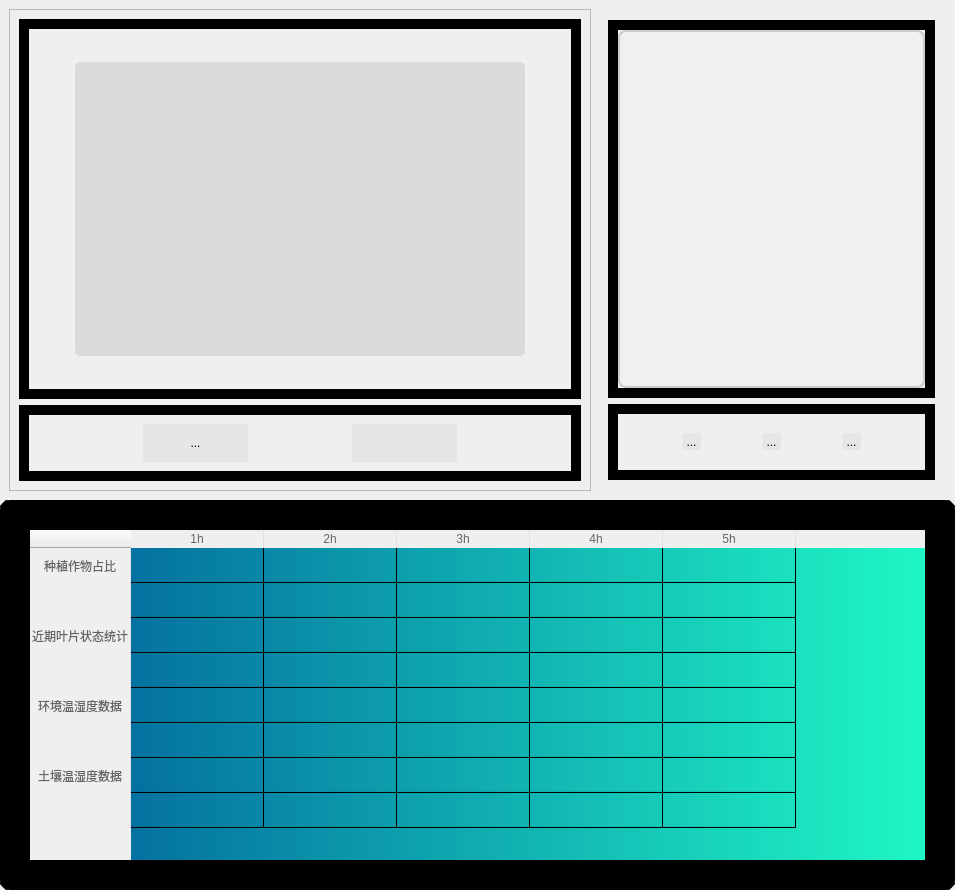
                 <widget class="QWidget" name="scroll_Page1">
                  <property name="geometry">
                   <rect>
                    <x>0</x>
                    <y>0</y>
                    <width>955</width>
                    <height>890</height>
                   </rect>
                  </property>
                  <property name="styleSheet">
                   <string notr="true">QWidget#scroll_Page1 {
	
	background-color: rgb(85, 85, 127);
	border: 10px solid;
	border-top-color: qlineargradient(spread:pad, x1:0, y1:0.091, x2:0, y2:1, stop:0 rgba(85, 85, 255， 255), stop:1 rgba(255, 255, 255, 255));
	border-left-color: qlineargradient(spread:pad, x1:0, y1:0, x2:1, y2:0.017, stop:0 rgba(85, 85, 255， 255), stop:1 rgba(255, 255, 255, 255));
	border-right-color: qlineargradient(spread:pad, x1:1, y1:0, x2:0, y2:0, stop:0 rgba(85, 85, 255， 255), stop:1 rgba(255, 255, 255, 255));
	border-bottom-color: qlineargradient(spread:pad, x1:0, y1:1, x2:0, y2:0, stop:0 rgba(85, 85, 255， 255), stop:1 rgba(255, 255, 255, 255));
}</string>
                  </property>
                  <layout class="QVBoxLayout" name="verticalLayout_3">
                   <property name="spacing">
                    <number>0</number>
                   </property>
                   <property name="leftMargin">
                    <number>0</number>
                   </property>
                   <property name="topMargin">
                    <number>0</number>
                   </property>
                   <property name="rightMargin">
                    <number>0</number>
                   </property>
                   <property name="bottomMargin">
                    <number>0</number>
                   </property>
                   <item>
                    <widget class="QFrame" name="frame1">
                     <property name="minimumSize">
                      <size>
                       <width>600</width>
                       <height>500</height>
                      </size>
                     </property>
                     <property name="styleSheet">
                      <string notr="true">QFrame#frame1{
background-color: transparent;
border-radius: 10px;
}</string>
                     </property>
                     <property name="frameShape">
                      <enum>QFrame::StyledPanel</enum>
                     </property>
                     <property name="frameShadow">
                      <enum>QFrame::Raised</enum>
                     </property>
                     <layout class="QHBoxLayout" name="horizontalLayout_5" stretch="5,3">
                      <item>
                       <widget class="QFrame" name="frame">
                        <property name="styleSheet">
                         <string notr="true">QFrame#frame{

}</string>
                        </property>
                        <property name="frameShape">
                         <enum>QFrame::StyledPanel</enum>
                        </property>
                        <property name="frameShadow">
                         <enum>QFrame::Raised</enum>
                        </property>
                        <layout class="QVBoxLayout" name="verticalLayout_6" stretch="10,2">
                         <item>
                          <widget class="QFrame" name="frame_3">
                           <property name="styleSheet">
                            <string notr="true">QFrame#frame_3{
	border: 10px solid;
	
	border-top-color: qlineargradient(spread:pad, x1:0, y1:1, x2:0, y2:0, stop:0 rgba(85, 85, 255， 255), stop:1 rgba(255, 255, 255, 255));
	
	
	border-right-color: qlineargradient(spread:pad, x1:0, y1:0, x2:1, y2:0.017, stop:0 rgba(85, 85, 255， 255), stop:1 rgba(255, 255, 255, 255));
	border-left-color: qlineargradient(spread:pad, x1:1, y1:0, x2:0, y2:0, stop:0 rgba(85, 85, 255， 255), stop:1 rgba(255, 255, 255, 255));
	border-bottom-color: qlineargradient(spread:pad, x1:0, y1:0.091, x2:0, y2:1, stop:0 rgba(85, 85, 255， 255), stop:1 rgba(255, 255, 255, 255));

}</string>
                           </property>
                           <property name="frameShape">
                            <enum>QFrame::StyledPanel</enum>
                           </property>
                           <property name="frameShadow">
                            <enum>QFrame::Raised</enum>
                           </property>
                           <layout class="QGridLayout" name="gridLayout" rowstretch="1,12,1" columnstretch="1,12,1">
                            <item row="1" column="0">
                             <spacer name="horizontalSpacer_3">
                              <property name="orientation">
                               <enum>Qt::Horizontal</enum>
                              </property>
                              <property name="sizeHint" stdset="0">
                               <size>
                                <width>40</width>
                                <height>20</height>
                               </size>
                              </property>
                             </spacer>
                            </item>
                            <item row="0" column="1">
                             <spacer name="verticalSpacer">
                              <property name="orientation">
                               <enum>Qt::Vertical</enum>
                              </property>
                              <property name="sizeHint" stdset="0">
                               <size>
                                <width>20</width>
                                <height>40</height>
                               </size>
                              </property>
                             </spacer>
                            </item>
                            <item row="1" column="2">
                             <spacer name="horizontalSpacer_4">
                              <property name="orientation">
                               <enum>Qt::Horizontal</enum>
                              </property>
                              <property name="sizeHint" stdset="0">
                               <size>
                                <width>40</width>
                                <height>20</height>
                               </size>
                              </property>
                             </spacer>
                            </item>
                            <item row="1" column="1">
                             <widget class="QLabel" name="Label_camera">
                              <property name="styleSheet">
                               <string notr="true">QLabel#Label_camera{
	background-color: rgb(218, 218, 218);
	border-top-left-radius:5px;
	border-top-right-radius:5px;
	border-bottom-right-radius:5px;
	border-bottom-left-radius:5px;
}</string>
                              </property>
                              <property name="text">
                               <string/>
                              </property>
                              <property name="alignment">
                               <set>Qt::AlignCenter</set>
                              </property>
                             </widget>
                            </item>
                            <item row="2" column="1">
                             <spacer name="verticalSpacer_2">
                              <property name="orientation">
                               <enum>Qt::Vertical</enum>
                              </property>
                              <property name="sizeHint" stdset="0">
                               <size>
                                <width>20</width>
                                <height>40</height>
                               </size>
                              </property>
                             </spacer>
                            </item>
                           </layout>
                          </widget>
                         </item>
                         <item>
                          <widget class="QFrame" name="frame_4">
                           <property name="styleSheet">
                            <string notr="true">QFrame#frame_4{
	border: 10px solid;
	
	border-top-color: qlineargradient(spread:pad, x1:0, y1:1, x2:0, y2:0, stop:0 rgba(85, 85, 255， 255), stop:1 rgba(255, 255, 255, 255));
	
	
	border-right-color: qlineargradient(spread:pad, x1:0, y1:0, x2:1, y2:0.017, stop:0 rgba(85, 85, 255， 255), stop:1 rgba(255, 255, 255, 255));
	border-left-color: qlineargradient(spread:pad, x1:1, y1:0, x2:0, y2:0, stop:0 rgba(85, 85, 255， 255), stop:1 rgba(255, 255, 255, 255));
	border-bottom-color: qlineargradient(spread:pad, x1:0, y1:0.091, x2:0, y2:1, stop:0 rgba(85, 85, 255， 255), stop:1 rgba(255, 255, 255, 255));
}</string>
                           </property>
                           <property name="frameShape">
                            <enum>QFrame::StyledPanel</enum>
                           </property>
                           <property name="frameShadow">
                            <enum>QFrame::Raised</enum>
                           </property>
                           <layout class="QHBoxLayout" name="horizontalLayout_7" stretch="1,1,1,1,1">
                            <property name="spacing">
                             <number>0</number>
                            </property>
                            <item>
                             <spacer name="horizontalSpacer_5">
                              <property name="orientation">
                               <enum>Qt::Horizontal</enum>
                              </property>
                              <property name="sizeHint" stdset="0">
                               <size>
                                <width>40</width>
                                <height>20</height>
                               </size>
                              </property>
                             </spacer>
                            </item>
                            <item>
                             <widget class="QToolButton" name="Button_camera">
                              <property name="sizePolicy">
                               <sizepolicy hsizetype="Preferred" vsizetype="Preferred">
                                <horstretch>0</horstretch>
                                <verstretch>0</verstretch>
                               </sizepolicy>
                              </property>
                              <property name="styleSheet">
                               <string notr="true">QToolButton{
	background-color: rgba(0, 0, 0, 10);
border:0px solid rgb(25, 87, 16);
	border-radius:23px;

}
QToolButton:hover {
background-color: rgba(0, 0, 0, 15);

}
QToolButton:pressed {
background-color: rgba(0, 0, 0, 20);

}</string>
                              </property>
                              <property name="text">
                               <string>...</string>
                              </property>
                              <property name="icon">
                               <iconset resource="resource.qrc">
                                <normaloff>:/icon/resouce/icon/Camera2.svg</normaloff>:/icon/resouce/icon/Camera2.svg</iconset>
                              </property>
                              <property name="iconSize">
                               <size>
                                <width>28</width>
                                <height>28</height>
                               </size>
                              </property>
                             </widget>
                            </item>
                            <item>
                             <spacer name="horizontalSpacer_7">
                              <property name="orientation">
                               <enum>Qt::Horizontal</enum>
                              </property>
                              <property name="sizeHint" stdset="0">
                               <size>
                                <width>40</width>
                                <height>20</height>
                               </size>
                              </property>
                             </spacer>
                            </item>
                            <item>
                             <widget class="QToolButton" name="Button_piccap">
                              <property name="sizePolicy">
                               <sizepolicy hsizetype="Preferred" vsizetype="Preferred">
                                <horstretch>0</horstretch>
                                <verstretch>0</verstretch>
                               </sizepolicy>
                              </property>
                              <property name="styleSheet">
                               <string notr="true">QToolButton{
	background-color: rgba(0, 0, 0, 10);
border:0px solid rgb(25, 87, 16);
	border-radius:23px;

}
QToolButton:hover {
background-color: rgba(0, 0, 0, 15);

}
QToolButton:pressed {
background-color: rgba(0, 0, 0, 20);

}</string>
                              </property>
                              <property name="text">
                               <string/>
                              </property>
                              <property name="icon">
                               <iconset resource="resource.qrc">
                                <normaloff>:/icon/resouce/icon/picture.svg</normaloff>
                                <normalon>:/icon/resouce/icon/picture.svg</normalon>
                                <disabledoff>:/icon/resouce/icon/picture.svg</disabledoff>
                                <disabledon>:/icon/resouce/icon/picture.svg</disabledon>
                                <activeoff>:/icon/resouce/icon/picture.svg</activeoff>:/icon/resouce/icon/picture.svg</iconset>
                              </property>
                              <property name="iconSize">
                               <size>
                                <width>28</width>
                                <height>28</height>
                               </size>
                              </property>
                             </widget>
                            </item>
                            <item>
                             <spacer name="horizontalSpacer_6">
                              <property name="orientation">
                               <enum>Qt::Horizontal</enum>
                              </property>
                              <property name="sizeHint" stdset="0">
                               <size>
                                <width>40</width>
                                <height>20</height>
                               </size>
                              </property>
                             </spacer>
                            </item>
                           </layout>
                          </widget>
                         </item>
                        </layout>
                       </widget>
                      </item>
                      <item>
                       <widget class="QFrame" name="frame_2">
                        <property name="styleSheet">
                         <string notr="true">QFrame#frame_2{
	background-color: transparent;

}</string>
                        </property>
                        <property name="frameShape">
                         <enum>QFrame::StyledPanel</enum>
                        </property>
                        <property name="frameShadow">
                         <enum>QFrame::Raised</enum>
                        </property>
                        <layout class="QVBoxLayout" name="verticalLayout_7" stretch="10,2">
                         <property name="leftMargin">
                          <number>10</number>
                         </property>
                         <property name="topMargin">
                          <number>10</number>
                         </property>
                         <property name="rightMargin">
                          <number>10</number>
                         </property>
                         <property name="bottomMargin">
                          <number>10</number>
                         </property>
                         <item>
                          <widget class="QFrame" name="frame_7">
                           <property name="styleSheet">
                            <string notr="true">QFrame#frame_7{
	border: 10px solid;
	
	border-top-color: qlineargradient(spread:pad, x1:0, y1:1, x2:0, y2:0, stop:0 rgba(85, 85, 255， 255), stop:1 rgba(255, 255, 255, 255));
	
	
	border-right-color: qlineargradient(spread:pad, x1:0, y1:0, x2:1, y2:0.017, stop:0 rgba(85, 85, 255， 255), stop:1 rgba(255, 255, 255, 255));
	border-left-color: qlineargradient(spread:pad, x1:1, y1:0, x2:0, y2:0, stop:0 rgba(85, 85, 255， 255), stop:1 rgba(255, 255, 255, 255));
	border-bottom-color: qlineargradient(spread:pad, x1:0, y1:0.091, x2:0, y2:1, stop:0 rgba(85, 85, 255， 255), stop:1 rgba(255, 255, 255, 255));
}</string>
                           </property>
                           <property name="frameShape">
                            <enum>QFrame::StyledPanel</enum>
                           </property>
                           <property name="frameShadow">
                            <enum>QFrame::Raised</enum>
                           </property>
                           <layout class="QVBoxLayout" name="verticalLayout_8">
                            <property name="spacing">
                             <number>0</number>
                            </property>
                            <property name="leftMargin">
                             <number>0</number>
                            </property>
                            <property name="topMargin">
                             <number>0</number>
                            </property>
                            <property name="rightMargin">
                             <number>0</number>
                            </property>
                            <property name="bottomMargin">
                             <number>0</number>
                            </property>
                            <item>
                             <widget class="QLabel" name="label_4">
                              <property name="styleSheet">
                               <string notr="true">QLabel {
    /* 背景颜色 */
    background-color: #f0f0f0; /* 浅灰色背景 */
    
    /* 边框 */
    border: 2px solid #cccccc; /* 灰色边框，宽度2px */
    border-radius: 8px;        /* 圆角边框，半径8px */
    
    /* 字体 */
    font-size: 16px;           /* 字体大小 */
    font-family: &quot;Arial&quot;;      /* 字体类型 */
    color: #333333;            /* 文字颜色 */
    
    /* 内边距 */
    padding: 5px;              /* 控件内的填充距离 */
    
    /* 文本对齐 */
    text-align: center;        /* 文本居中对齐 */
    
    /* 阴影效果 */
    /* 注意：Qt 5.11 之后增加了对 CSS3 box-shadow 属性的支持 */
    /* 对于较老的Qt版本，可能需要使用自定义绘制 */
    box-shadow: 2px 2px 4px rgba(0, 0, 0, 0.1); /* 水平偏移、垂直偏移、模糊半径、颜色 */
    
    /* 最小尺寸 */
    min-width: 200px;          /* 最小宽度 */
    min-height: 100px;         /* 最小高度 */
    
    /* 其他样式 */
    selection-background-color: #66afe9; /* 选中文本的背景颜色 */
    selection-color: black;             /* 选中文本的颜色 */
}</string>
                              </property>
                              <property name="text">
                               <string/>
                              </property>
                              <property name="alignment">
                               <set>Qt::AlignCenter</set>
                              </property>
                             </widget>
                            </item>
                           </layout>
                          </widget>
                         </item>
                         <item>
                          <widget class="QFrame" name="frame_8">
                           <property name="styleSheet">
                            <string notr="true">QFrame#frame_8{
border: 10px solid;
	
	border-top-color: qlineargradient(spread:pad, x1:0, y1:1, x2:0, y2:0, stop:0 rgba(85, 85, 255， 255), stop:1 rgba(255, 255, 255, 255));
	
	
	border-right-color: qlineargradient(spread:pad, x1:0, y1:0, x2:1, y2:0.017, stop:0 rgba(85, 85, 255， 255), stop:1 rgba(255, 255, 255, 255));
	border-left-color: qlineargradient(spread:pad, x1:1, y1:0, x2:0, y2:0, stop:0 rgba(85, 85, 255， 255), stop:1 rgba(255, 255, 255, 255));
	border-bottom-color: qlineargradient(spread:pad, x1:0, y1:0.091, x2:0, y2:1, stop:0 rgba(85, 85, 255， 255), stop:1 rgba(255, 255, 255, 255));
}</string>
                           </property>
                           <property name="frameShape">
                            <enum>QFrame::StyledPanel</enum>
                           </property>
                           <property name="frameShadow">
                            <enum>QFrame::Raised</enum>
                           </property>
                           <layout class="QHBoxLayout" name="horizontalLayout_8">
                            <item>
                             <widget class="QToolButton" name="toolButton_hide1">
                              <property name="styleSheet">
                               <string notr="true">QToolButton{
	background-color: rgba(0, 0, 0, 10);
border:0px solid rgb(25, 87, 16);
	border-radius:23px;

}
QToolButton:hover {
background-color: rgba(0, 0, 0, 15);

}
QToolButton:pressed {
background-color: rgba(0, 0, 0, 20);

}</string>
                              </property>
                              <property name="text">
                               <string>...</string>
                              </property>
                             </widget>
                            </item>
                            <item>
                             <widget class="QToolButton" name="toolButton_hide2">
                              <property name="styleSheet">
                               <string notr="true">QToolButton{
	background-color: rgba(0, 0, 0, 10);
border:0px solid rgb(25, 87, 16);
	border-radius:23px;

}
QToolButton:hover {
background-color: rgba(0, 0, 0, 15);

}
QToolButton:pressed {
background-color: rgba(0, 0, 0, 20);

}</string>
                              </property>
                              <property name="text">
                               <string>...</string>
                              </property>
                             </widget>
                            </item>
                            <item>
                             <widget class="QToolButton" name="toolButton_hide3">
                              <property name="styleSheet">
                               <string notr="true">QToolButton{
	background-color: rgba(0, 0, 0, 10);
border:0px solid rgb(25, 87, 16);
	border-radius:23px;

}
QToolButton:hover {
background-color: rgba(0, 0, 0, 15);

}
QToolButton:pressed {
background-color: rgba(0, 0, 0, 20);

}</string>
                              </property>
                              <property name="text">
                               <string>...</string>
                              </property>
                             </widget>
                            </item>
                           </layout>
                          </widget>
                         </item>
                        </layout>
                       </widget>
                      </item>
                     </layout>
                    </widget>
                   </item>
                   <item>
                    <widget class="QFrame" name="frame2">
                     <property name="minimumSize">
                      <size>
                       <width>0</width>
                       <height>390</height>
                      </size>
                     </property>
                     <property name="styleSheet">
                      <string notr="true">QFrame#frame2{
background-color: transparent;
border-radius: 10px;
border: 10px solid;
	border-top-color: qlineargradient(spread:pad, x1:0, y1:0.091, x2:0, y2:1, stop:0 rgba(85, 85, 255， 255), stop:1 rgba(255, 255, 255, 255));
	border-left-color: qlineargradient(spread:pad, x1:0, y1:0, x2:1, y2:0.017, stop:0 rgba(85, 85, 255， 255), stop:1 rgba(255, 255, 255, 255));
	border-right-color: qlineargradient(spread:pad, x1:1, y1:0, x2:0, y2:0, stop:0 rgba(85, 85, 255， 255), stop:1 rgba(255, 255, 255, 255));
	border-bottom-color: qlineargradient(spread:pad, x1:0, y1:1, x2:0, y2:0, stop:0 rgba(85, 85, 255， 255), stop:1 rgba(255, 255, 255, 255));
}</string>
                     </property>
                     <property name="frameShape">
                      <enum>QFrame::StyledPanel</enum>
                     </property>
                     <property name="frameShadow">
                      <enum>QFrame::Raised</enum>
                     </property>
                     <layout class="QHBoxLayout" name="horizontalLayout_9">
                      <property name="leftMargin">
                       <number>0</number>
                      </property>
                      <property name="topMargin">
                       <number>0</number>
                      </property>
                      <property name="rightMargin">
                       <number>0</number>
                      </property>
                      <property name="bottomMargin">
                       <number>0</number>
                      </property>
                      <item>
                       <widget class="QTableWidget" name="tableWidget">
                        <property name="mouseTracking">
                         <bool>true</bool>
                        </property>
                        <property name="tabletTracking">
                         <bool>false</bool>
                        </property>
                        <property name="layoutDirection">
                         <enum>Qt::LeftToRight</enum>
                        </property>
                        <property name="styleSheet">
                         <string notr="true">QTableWidget{
	text-align: center;
	font: 9pt &quot;Arial&quot;;
	color: rgb(15, 15, 15);
	border-radius:0px;
	selection-color: rgb(11, 11, 11);
	selection-background-color:  rgb(235, 235, 235);
	
	
	background-color: qlineargradient(spread:pad, x1:0, y1:0, x2:1, y2:0, stop:0 rgba(0, 93, 155, 255), stop:1 rgba(32, 250, 198, 255));

	border: 20px solid;
	
	border-top-color: qlineargradient(spread:pad, x1:0, y1:1, x2:0, y2:0, stop:0 rgba(85, 85, 255， 255), stop:1 rgba(255, 255, 255, 255));
	color: rgb(142, 255, 251);
	border-right-color: qlineargradient(spread:pad, x1:0, y1:0, x2:1, y2:0.017, stop:0 rgba(85, 85, 255， 255), stop:1 rgba(255, 255, 255, 255));
	border-left-color: qlineargradient(spread:pad, x1:1, y1:0, x2:0, y2:0, stop:0 rgba(85, 85, 255， 255), stop:1 rgba(255, 255, 255, 255));
	border-bottom-color: qlineargradient(spread:pad, x1:0, y1:0.091, x2:0, y2:1, stop:0 rgba(85, 85, 255， 255), stop:1 rgba(255, 255, 255, 255));


}
QTableWidget::section{
border-radius:10px;
}
QTableWidget:item{
	border-bottom:1px solid rgba(50, 50, 50,20);
}
QHeaderView::section{

border:none;
color: rgb(100, 100, 100);
border-right:1px solid rgba(50, 50, 50,20);
}
QTableWidget:item::hover {


}
QTableWidget:item::focus{
}
QTableWidget:!enabled
{
	background-color: rgb(85, 85, 127);
}</string>
                        </property>
                        <attribute name="horizontalHeaderMinimumSectionSize">
                         <number>30</number>
                        </attribute>
                        <attribute name="horizontalHeaderDefaultSectionSize">
                         <number>133</number>
                        </attribute>
                        <attribute name="verticalHeaderDefaultSectionSize">
                         <number>35</number>
                        </attribute>
                        <row>
                         <property name="text">
                          <string>种植作物占比</string>
                         </property>
                         <property name="textAlignment">
                          <set>AlignCenter</set>
                         </property>
                         <property name="background">
                          <color>
                           <red>218</red>
                           <green>218</green>
                           <blue>218</blue>
                          </color>
                         </property>
                        </row>
                        <row>
                         <property name="text">
                          <string/>
                         </property>
                        </row>
                        <row>
                         <property name="text">
                          <string>近期叶片状态统计</string>
                         </property>
                         <property name="textAlignment">
                          <set>AlignCenter</set>
                         </property>
                         <property name="background">
                          <color>
                           <red>218</red>
                           <green>218</green>
                           <blue>218</blue>
                          </color>
                         </property>
                        </row>
                        <row>
                         <property name="text">
                          <string/>
                         </property>
                        </row>
                        <row>
                         <property name="text">
                          <string>环境温湿度数据</string>
                         </property>
                         <property name="textAlignment">
                          <set>AlignCenter</set>
                         </property>
                         <property name="background">
                          <color>
                           <red>218</red>
                           <green>218</green>
                           <blue>218</blue>
                          </color>
                         </property>
                        </row>
                        <row>
                         <property name="text">
                          <string/>
                         </property>
                        </row>
                        <row>
                         <property name="text">
                          <string>土壤温湿度数据</string>
                         </property>
                         <property name="textAlignment">
                          <set>AlignCenter</set>
                         </property>
                         <property name="background">
                          <color>
                           <red>218</red>
                           <green>218</green>
                           <blue>218</blue>
                          </color>
                         </property>
                        </row>
                        <row>
                         <property name="text">
                          <string/>
                         </property>
                        </row>
                        <column>
                         <property name="text">
                          <string>1h</string>
                         </property>
                        </column>
                        <column>
                         <property name="text">
                          <string>2h</string>
                         </property>
                        </column>
                        <column>
                         <property name="text">
                          <string>3h</string>
                         </property>
                        </column>
                        <column>
                         <property name="text">
                          <string>4h</string>
                         </property>
                        </column>
                        <column>
                         <property name="text">
                          <string>5h</string>
                         </property>
                        </column>
                        <item row="0" column="0">
                         <property name="text">
                          <string/>
                         </property>
                        </item>
                        <item row="0" column="1">
                         <property name="text">
                          <string/>
                         </property>
                        </item>
                        <item row="0" column="2">
                         <property name="text">
                          <string/>
                         </property>
                        </item>
                        <item row="0" column="3">
                         <property name="text">
                          <string/>
                         </property>
                        </item>
                        <item row="0" column="4">
                         <property name="text">
                          <string/>
                         </property>
                        </item>
                       </widget>
                      </item>
                     </layout>
                    </widget>
                   </item>
                  </layout>
                 </widget>
